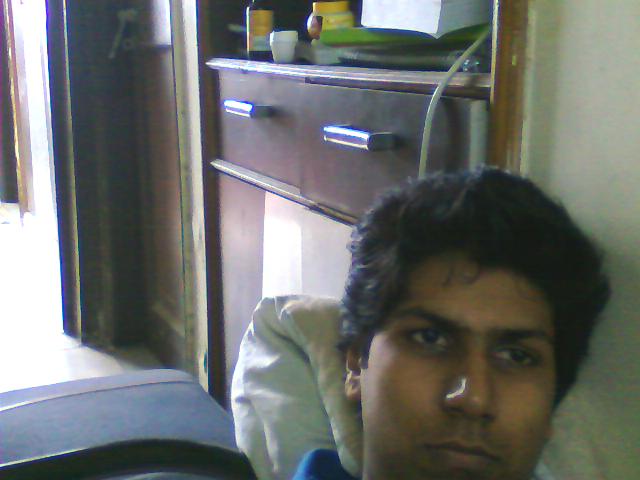
#> input picture test_image.png, 640 x 480 px, given in place of the camera
$ python motion.py   (Python 2 division)
#> lines starting #> are read from the running program, lines starting #| are printed output that depends on the picture
import cv2
import numpy as np

def diffImg(t0, t1, t2):
  d1 = cv2.absdiff(t2, t1)
  d2 = cv2.absdiff(t1, t0)
  return cv2.bitwise_and(d1, d2)

cam = cv2.VideoCapture(0)

#winName = "Movement Indicator"
#cv2.namedWindow(winName)
imgWindow="Image from Camera"
cv2.namedWindow(imgWindow)

# Read three images first:
t_minus = cv2.cvtColor(cam.read()[1], cv2.COLOR_RGB2GRAY)
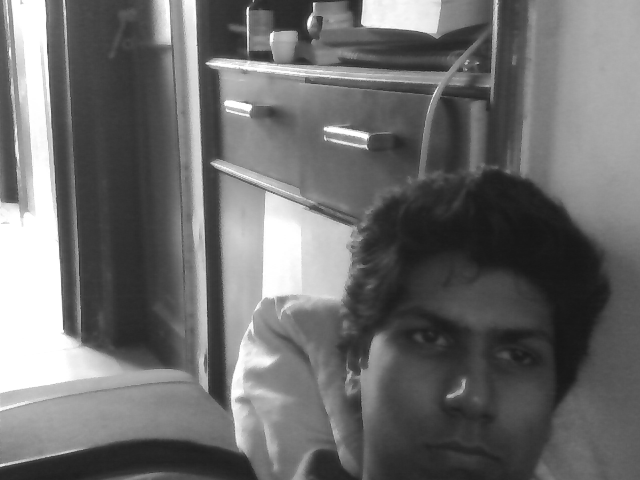
#> t_minus: shape (480, 640); min 22, max 255, mean 109.2
t = cv2.cvtColor(cam.read()[1], cv2.COLOR_RGB2GRAY)
img=cam.read()[1]
#> img is the input picture: shape (480, 640, 3); mean B, G, R 107.4, 110.5, 107.3
t_plus = cv2.cvtColor(img, cv2.COLOR_RGB2GRAY)

width = np.size(img, 1)
#> width = 640
height = np.size(img, 0)
#> height = 480

coords=[(0,50,0,50,"Top Left"),
  (0,50,width-50,width,"Top Right"),
  (height-50,height,0,50,"Bottom Left"),
  (height-50,height,width-50,width, "Bottom Right") ]
#> coords = [(0, 50, 0, 50, 'Top Left'), (0, 50, 590, 640, 'Top Right'), (430, 480, 0, 50, 'Bottom Left'), (430, 480, 590, 640, 'Bottom Right')]

i=0

#Initial flipping for mirror effect
t_minus = cv2.flip(t_minus,1)
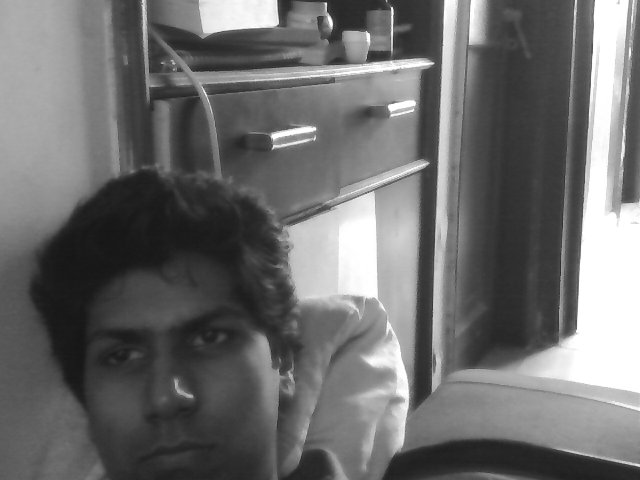
#> t_minus: shape (480, 640); min 22, max 255, mean 109.2
t = cv2.flip(t,1)
t_plus = cv2.flip(t_plus,1)

while True:

  if i<4:
    y1,y2,x1,x2,action=coords[i]
#> y1 = 0; y2 = 50; x1 = 0; x2 = 50; action = 'Top Left'
    diff=diffImg(t_minus[y1:y2, x1:x2], t[y1:y2, x1:x2], t_plus[y1:y2, x1:x2])
#> in diffImg, `d1 = cv2.absdiff(t2, t1)`: d1: shape (50, 50); every value is 0
    if cv2.countNonZero(diff) < 1800:
      x = width/4
#> x = 160
      y = height/3 #change to the desired coordinates
#> y = 160
      text_color = (255,0,0) #color as (B,G,R)
      cv2.putText(img, action, (x,y), cv2.FONT_HERSHEY_PLAIN, 4.0, text_color, thickness=2)
    else:
      i+=1

  cv2.imshow(imgWindow,img)
  #cv2.imshow( winName, diff)


  # Read next image
  t_minus = t
  t = t_plus
  img=cam.read()[1]

  #Continuous flipping for mirror effect
  img = cv2.flip(img,1)
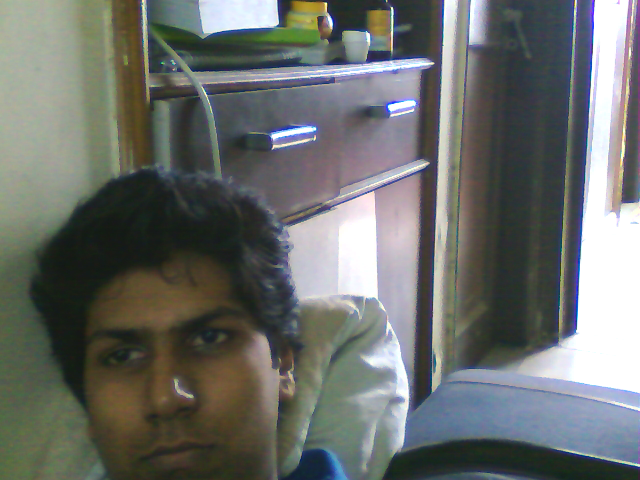
#> img: shape (480, 640, 3); mean B, G, R 107.4, 110.5, 107.3

  t_plus = cv2.cvtColor(img, cv2.COLOR_RGB2GRAY)
  #t_plus = cv2.cvtColor(cam.read()[1], cv2.COLOR_RGB2GRAY)

  key = cv2.waitKey(10)
#> (key Esc is pressed here)
  if key == 27:
    cv2.destroyWindow(imgWindow)
    break

print "Goodbye"
